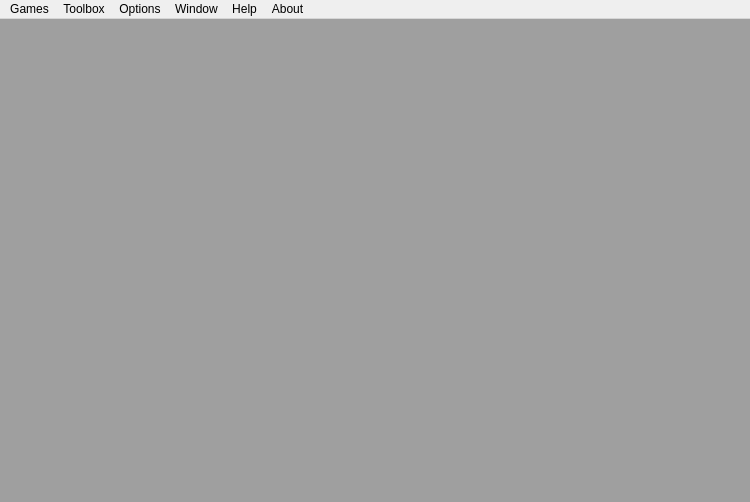
<?xml version="1.0" encoding="UTF-8"?>
<ui version="4.0">
 <class>main_window</class>
 <widget class="QMainWindow" name="main_window">
  <property name="windowModality">
   <enum>Qt::WindowModality::NonModal</enum>
  </property>
  <property name="geometry">
   <rect>
    <x>0</x>
    <y>0</y>
    <width>750</width>
    <height>502</height>
   </rect>
  </property>
  <property name="dockOptions">
   <set>QMainWindow::DockOption::AllowNestedDocks|QMainWindow::DockOption::AllowTabbedDocks|QMainWindow::DockOption::AnimatedDocks|QMainWindow::DockOption::VerticalTabs</set>
  </property>
  <widget class="QWidget" name="centralwidget">
   <property name="sizePolicy">
    <sizepolicy hsizetype="Expanding" vsizetype="Expanding">
     <horstretch>0</horstretch>
     <verstretch>0</verstretch>
    </sizepolicy>
   </property>
   <layout class="QVBoxLayout" name="verticalLayout">
    <property name="spacing">
     <number>0</number>
    </property>
    <property name="leftMargin">
     <number>0</number>
    </property>
    <property name="topMargin">
     <number>0</number>
    </property>
    <property name="rightMargin">
     <number>0</number>
    </property>
    <property name="bottomMargin">
     <number>0</number>
    </property>
    <item>
     <widget class="QMdiArea" name="mdiArea">
      <property name="sizePolicy">
       <sizepolicy hsizetype="Expanding" vsizetype="Expanding">
        <horstretch>0</horstretch>
        <verstretch>0</verstretch>
       </sizepolicy>
      </property>
      <property name="minimumSize">
       <size>
        <width>0</width>
        <height>0</height>
       </size>
      </property>
      <property name="font">
       <font>
        <pointsize>6</pointsize>
        <stylestrategy>PreferAntialias</stylestrategy>
       </font>
      </property>
      <property name="lineWidth">
       <number>0</number>
      </property>
      <property name="verticalScrollBarPolicy">
       <enum>Qt::ScrollBarPolicy::ScrollBarAsNeeded</enum>
      </property>
      <property name="horizontalScrollBarPolicy">
       <enum>Qt::ScrollBarPolicy::ScrollBarAsNeeded</enum>
      </property>
      <property name="viewMode">
       <enum>QMdiArea::ViewMode::TabbedView</enum>
      </property>
      <property name="tabShape">
       <enum>QTabWidget::TabShape::Rounded</enum>
      </property>
      <property name="tabPosition">
       <enum>QTabWidget::TabPosition::North</enum>
      </property>
     </widget>
    </item>
   </layout>
  </widget>
  <widget class="QMenuBar" name="MenuBar">
   <property name="geometry">
    <rect>
     <x>0</x>
     <y>0</y>
     <width>750</width>
     <height>27</height>
    </rect>
   </property>
   <widget class="QMenu" name="menuEditor">
    <property name="title">
     <string>Toolbox</string>
    </property>
    <addaction name="dactionScriptEditor"/>
    <addaction name="dactionShowErrors"/>
    <addaction name="dactionShowMap"/>
    <addaction name="dactionInputLine"/>
    <addaction name="dactionNotepad"/>
    <addaction name="dactionIRC"/>
    <addaction name="dactionPackageManager"/>
    <addaction name="dactionReplay"/>
    <addaction name="dactionModuleManager"/>
    <addaction name="dactionPackageExporter"/>
    <addaction name="dactionToggleReplay"/>
    <addaction name="dactionToggleLogging"/>
    <addaction name="dactionToggleEmergencyStop"/>
   </widget>
   <widget class="QMenu" name="menuOptions">
    <property name="title">
     <string>Options</string>
    </property>
    <addaction name="dactionOptions"/>
    <addaction name="dactionToggleTimeStamp"/>
    <addaction name="separator"/>
    <addaction name="dactionMuteMedia"/>
    <addaction name="dactionMuteAPI"/>
    <addaction name="dactionMuteGame"/>
   </widget>
   <widget class="QMenu" name="menuHelp">
    <property name="title">
     <string>Help</string>
    </property>
    <addaction name="dactionHelp"/>
    <addaction name="dactionVideo"/>
    <addaction name="dactionDiscord"/>
    <addaction name="dactionMudletDiscord"/>
    <addaction name="dactionLiveHelpChat"/>
    <addaction name="dactionForum"/>
   </widget>
   <widget class="QMenu" name="menuAbout">
    <property name="title">
     <string>About</string>
    </property>
    <addaction name="dactionAbout"/>
    <addaction name="dactionUpdate"/>
    <addaction name="dactionChangelog"/>
    <addaction name="dactionReportIssue"/>
   </widget>
   <widget class="QMenu" name="menuWindow">
    <property name="title">
     <string>Window</string>
    </property>
    <addaction name="dactionToggleFullScreen"/>
    <addaction name="dactionMultiView"/>
    <addaction name="dactionReattachDetachedWindows"/>
    <addaction name="separator"/>
    <addaction name="dactionToggleAlwaysOnTop"/>
    <addaction name="dactionMinimize"/>
   </widget>
   <widget class="QMenu" name="menuGames">
    <property name="title">
     <string>Games</string>
    </property>
    <addaction name="dactionConnect"/>
    <addaction name="separator"/>
    <addaction name="dactionDisconnect"/>
    <addaction name="dactionReconnect"/>
    <addaction name="separator"/>
    <addaction name="dactionCloseProfile"/>
    <addaction name="dactionCloseApplication"/>
   </widget>
   <addaction name="menuGames"/>
   <addaction name="menuEditor"/>
   <addaction name="menuOptions"/>
   <addaction name="menuWindow"/>
   <addaction name="menuHelp"/>
   <addaction name="menuAbout"/>
  </widget>
  <action name="dactionReattachDetachedWindows">
   <property name="text">
    <string>Reattach detached windows</string>
   </property>
   <property name="toolTip">
    <string>&lt;p&gt;Reattach all detached profile windows back to the main Mudlet window.&lt;/p&gt;</string>
   </property>
  </action>
  <action name="dactionToggleAlwaysOnTop">
   <property name="checkable">
    <bool>true</bool>
   </property>
   <property name="checked">
    <bool>false</bool>
   </property>
   <property name="text">
    <string>Always on Top</string>
   </property>
   <property name="toolTip">
    <string>&lt;p&gt;Keep the main Mudlet window always on top of other windows.&lt;/p&gt;</string>
   </property>
  </action>
  <action name="dactionMinimize">
   <property name="text">
    <string>Minimize</string>
   </property>
   <property name="toolTip">
    <string>&lt;p&gt;Minimize the main Mudlet window.&lt;/p&gt;</string>
   </property>
  </action>
  <action name="dactionConnect">
   <property name="text">
    <string>Play</string>
   </property>
   <property name="toolTip">
    <string>&lt;p&gt;Configure connection details of, and make a connection to, game servers.&lt;/p&gt;</string>
   </property>
  </action>
  <action name="dactionDisconnect">
   <property name="text">
    <string>Disconnect</string>
   </property>
   <property name="toolTip">
    <string>&lt;p&gt;Disconnect from the current game server.&lt;/p&gt;</string>
   </property>
  </action>
  <action name="dactionReconnect">
   <property name="text">
    <string>Reconnect</string>
   </property>
   <property name="toolTip">
    <string>&lt;p&gt;Disconnect and then reconnect to the current game server.&lt;/p&gt;</string>
   </property>
  </action>
  <action name="dactionOptions">
   <property name="text">
    <string>Preferences</string>
   </property>
   <property name="toolTip">
    <string>&lt;p&gt;Configure setting for the Mudlet application globally and for the current profile.&lt;/p&gt;</string>
   </property>
   <property name="menuRole">
    <enum>QAction::MenuRole::PreferencesRole</enum>
   </property>
  </action>
  <action name="dactionScriptEditor">
   <property name="text">
    <string>Script editor</string>
   </property>
   <property name="toolTip">
    <string>&lt;p&gt;Opens the Editor for the different types of things that can be scripted by the user.&lt;/p&gt;</string>
   </property>
  </action>
  <action name="dactionShowErrors">
   <property name="text">
    <string>Show errors</string>
   </property>
   <property name="toolTip">
    <string>&lt;p&gt;Show errors from scripts that you have running&lt;/p&gt;</string>
   </property>
  </action>
  <action name="dactionNotepad">
   <property name="text">
    <string>Notepad</string>
   </property>
   <property name="toolTip">
    <string>&lt;p&gt;Opens a free form text editor window for this profile that is saved between sessions.&lt;/p&gt;</string>
   </property>
  </action>
  <action name="dactionHelp">
   <property name="text">
    <string>API Reference</string>
   </property>
   <property name="toolTip">
    <string>&lt;p&gt;Opens the Mudlet manual in your web browser.&lt;/p&gt;</string>
   </property>
  </action>
  <action name="dactionAbout">
   <property name="text">
    <string>About Mudlet</string>
   </property>
   <property name="toolTip">
    <string comment="Tooltip for About Mudlet sub-menu item and main toolbar button (or menu item if an update has changed that control to have a popup menu instead) (Used in 3 places - please ensure all have the same translation).">&lt;p&gt;Inform yourself about this version of Mudlet, the people who made it and the licence under which you can share it.&lt;/p&gt;</string>
   </property>
   <property name="menuRole">
    <enum>QAction::MenuRole::AboutRole</enum>
   </property>
  </action>
  <action name="dactionIRC">
   <property name="text">
    <string>IRC</string>
   </property>
   <property name="toolTip">
    <string>&lt;p&gt;Opens a built-in IRC chat.&lt;/p&gt;</string>
   </property>
  </action>
  <action name="dactionVideo">
   <property name="text">
    <string>Video tutorials</string>
   </property>
   <property name="toolTip">
    <string>&lt;p&gt;Opens an (on-line) collection of &quot;Educational Mudlet screencasts&quot; in your system web-browser.&lt;/p&gt;</string>
   </property>
  </action>
  <action name="dactionReplay">
   <property name="text">
    <string>Load replay</string>
   </property>
   <property name="toolTip">
    <string>&lt;p&gt;Load a previous saved game session that can be used to test Mudlet lua systems (off-line!).&lt;/p&gt;</string>
   </property>
  </action>
  <action name="dactionForum">
   <property name="text">
    <string>Online forum</string>
   </property>
   <property name="toolTip">
    <string>&lt;p&gt;Opens the (on-line) Mudlet Forum in your system web-browser.&lt;/p&gt;</string>
   </property>
  </action>
  <action name="dactionUpdate">
   <property name="text">
    <string>Check for updates...</string>
   </property>
  </action>
  <action name="dactionLiveHelpChat">
   <property name="text">
    <string>Live help chat</string>
   </property>
   <property name="toolTip">
    <string>&lt;p&gt;Opens a connect to an IRC server (LiberaChat) in your system web-browser.&lt;/p&gt;</string>
   </property>
  </action>
  <action name="dactionShowMap">
   <property name="text">
    <string>Show map</string>
   </property>
   <property name="toolTip">
    <string>&lt;p&gt;Show or hide the game map.&lt;/p&gt;</string>
   </property>
  </action>
  <action name="dactionPackageManager">
   <property name="text">
    <string>Package manager</string>
   </property>
   <property name="toolTip">
    <string>&lt;p&gt;Install and remove collections of Mudlet lua items (packages).&lt;/p&gt;</string>
   </property>
  </action>
  <action name="dactionModuleManager">
   <property name="text">
    <string>Module manager</string>
   </property>
   <property name="toolTip">
    <string>&lt;p&gt;Install and remove (share- &amp; sync-able) collections of Mudlet lua items (modules).&lt;/p&gt;</string>
   </property>
  </action>
  <action name="dactionPackageExporter">
   <property name="text">
    <string>Package exporter</string>
   </property>
   <property name="toolTip">
    <string>&lt;p&gt;Gather and bundle up collections of Mudlet Lua items and other reasources into a module.&lt;/p&gt;</string>
   </property>
  </action>
  <action name="dactionMultiView">
   <property name="checkable">
    <bool>true</bool>
   </property>
   <property name="checked">
    <bool>false</bool>
   </property>
   <property name="text">
    <string>Multiview</string>
   </property>
   <property name="toolTip">
    <string comment="Same text is used in 2 places.">&lt;p&gt;Splits the Mudlet screen to show multiple profiles at once; disabled when less than two are loaded.&lt;/p&gt;</string>
   </property>
  </action>
  <action name="dactionToggleFullScreen">
   <property name="checkable">
    <bool>true</bool>
   </property>
   <property name="checked">
    <bool>false</bool>
   </property>
   <property name="text">
    <string>Fullscreen</string>
   </property>
  </action>
  <action name="dactionMuteMedia">
   <property name="checkable">
    <bool>true</bool>
   </property>
   <property name="checked">
    <bool>false</bool>
   </property>
   <property name="text">
    <string>Mute all media</string>
   </property>
   <property name="toolTip">
    <string>&lt;p&gt;Mutes all media played.&lt;/p&gt;</string>
   </property>
  </action>
  <action name="dactionMuteAPI">
   <property name="checkable">
    <bool>true</bool>
   </property>
   <property name="checked">
    <bool>false</bool>
   </property>
   <property name="text">
    <string>Mute sounds from Mudlet (triggers, scripts, etc.)</string>
   </property>
   <property name="toolTip">
    <string>&lt;p&gt;Mutes media played by the Lua API and scripts.&lt;/p&gt;</string>
   </property>
  </action>
  <action name="dactionMuteGame">
   <property name="checkable">
    <bool>true</bool>
   </property>
   <property name="checked">
    <bool>false</bool>
   </property>
   <property name="text">
    <string>Mute sounds from the game (MCMP, MSP)</string>
   </property>
   <property name="toolTip">
    <string>&lt;p&gt;Mutes media played by the game (MCMP, MSP).&lt;/p&gt;</string>
   </property>
  </action>
  <action name="dactionInputLine">
   <property name="checkable">
    <bool>true</bool>
   </property>
   <property name="checked">
    <bool>false</bool>
   </property>
   <property name="text">
    <string>Compact input line</string>
   </property>
   <property name="toolTip">
    <string>&lt;p&gt;Hide / show the search area and buttons at the bottom of the screen.&lt;/p&gt;</string>
   </property>
  </action>
  <action name="dactionDiscord">
   <property name="text">
    <string>Discord</string>
   </property>
   <property name="toolTip">
    <string>&lt;p&gt;Open a link to Discord.&lt;/p&gt;</string>
   </property>
   <property name="visible">
    <bool>false</bool>
   </property>
  </action>
  <action name="dactionMudletDiscord">
   <property name="text">
    <string>Discord help channel</string>
   </property>
   <property name="toolTip">
    <string>&lt;p&gt;Open a link to the Mudlet server on Discord.&lt;/p&gt;</string>
   </property>
  </action>
  <action name="dactionReportIssue">
   <property name="text">
    <string>Report an issue</string>
   </property>
   <property name="iconText">
    <string>Report an issue</string>
   </property>
   <property name="toolTip">
    <string>The public test build gets newer features to you quicker, and you help us find issues in them quicker. Spotted something odd? Let us know asap!</string>
   </property>
  </action>
  <action name="dactionCloseProfile">
   <property name="text">
    <string>Close profile</string>
   </property>
  </action>
  <action name="dactionCloseApplication">
   <property name="text">
    <string>Close Mudlet</string>
   </property>
   <property name="menuRole">
    <enum>QAction::MenuRole::QuitRole</enum>
   </property>
  </action>
  <action name="dactionChangelog">
   <property name="text">
    <string>Show changelog</string>
   </property>
  </action>
  <action name="dactionToggleTimeStamp">
   <property name="text">
    <string>Timestamps</string>
   </property>
   <property name="toolTip">
    <string>&lt;p&gt;Toggle time stamps on the main console.&lt;/p&gt;</string>
   </property>
  </action>
  <action name="dactionToggleReplay">
   <property name="text">
    <string>Record replay</string>
   </property>
   <property name="toolTip">
    <string>&lt;p&gt;Toggle recording of replays.&lt;/p&gt;</string>
   </property>
  </action>
  <action name="dactionToggleLogging">
   <property name="text">
    <string>Record log</string>
   </property>
   <property name="toolTip">
    <string>&lt;p&gt;Toggle logging facilities.&lt;/p&gt;</string>
   </property>
  </action>
  <action name="dactionToggleEmergencyStop">
   <property name="text">
    <string>Emergency stop</string>
   </property>
   <property name="toolTip">
    <string>&lt;p&gt;Toggle all triggers, aliases, timers, etc. on or off&lt;/p&gt;</string>
   </property>
  </action>
 </widget>
 <resources/>
 <connections/>
</ui>
